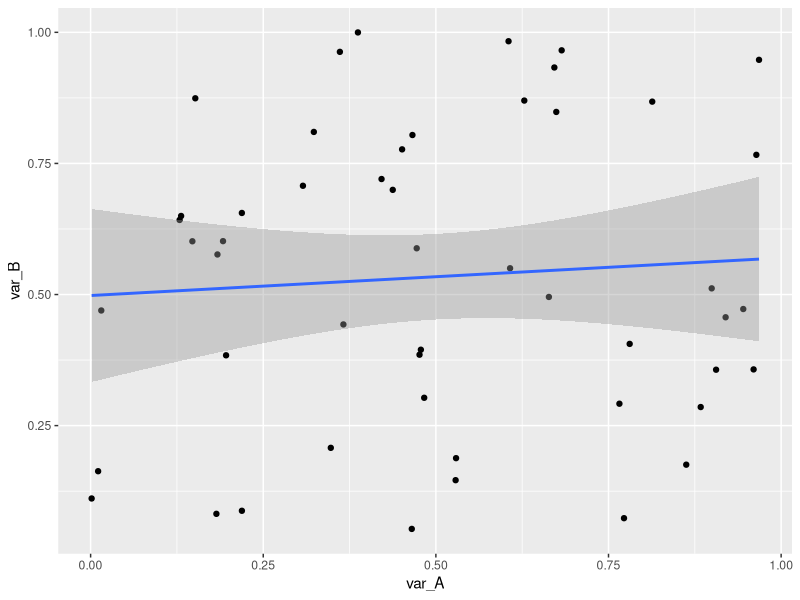
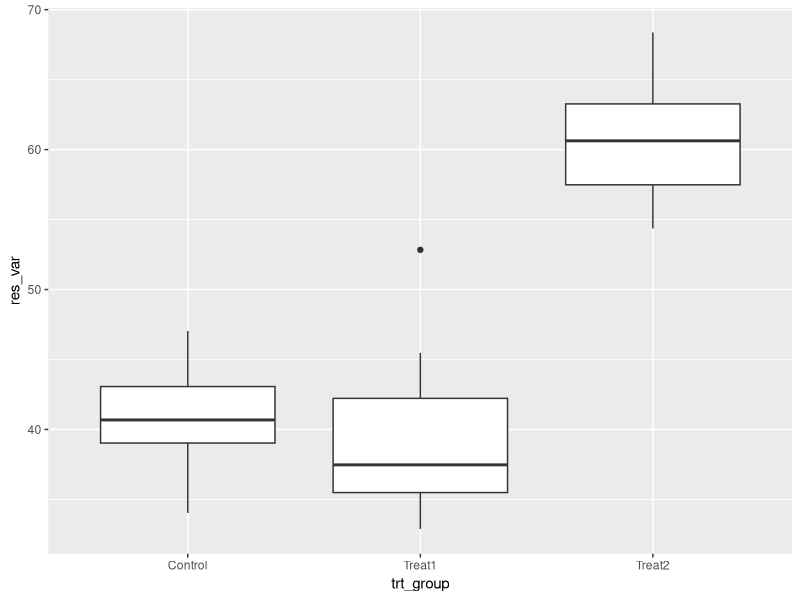
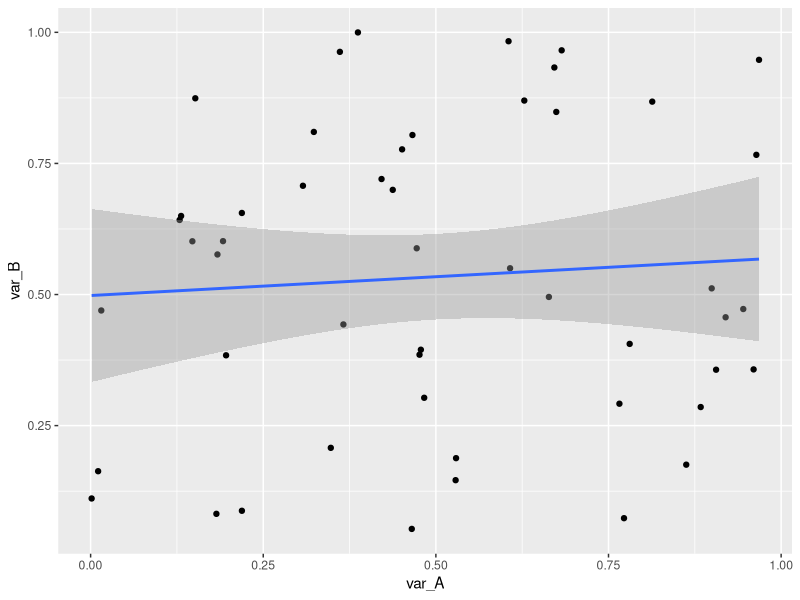
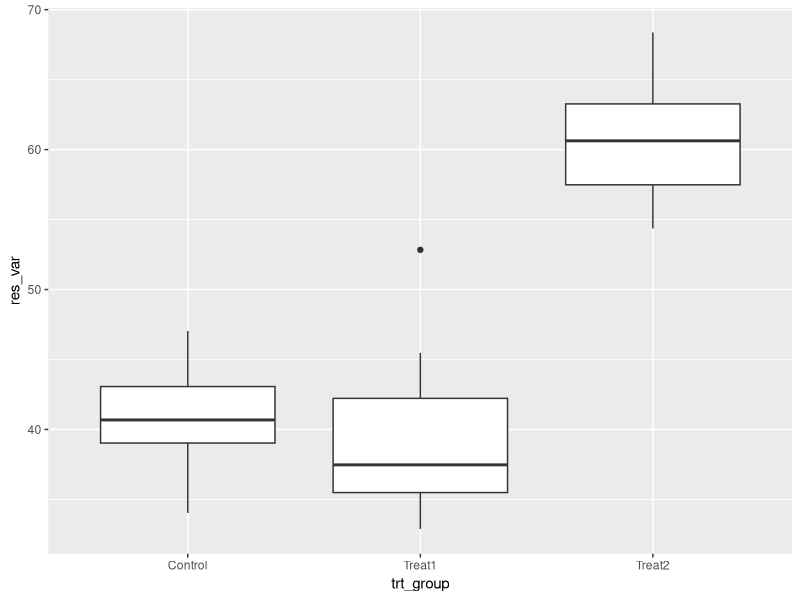

Reproduce these figures in R, in order.
# Statistical analysis in R
# 23 March 2021
# sandra Nnadi
#---------------------------------
library(tidyverse)

# dataframe construction for regression analysis
n <- 50 # number of observation (rows)
var_A <- runif(n) # random uniform (independent variable)
var_B <- runif(n) # random uniform (dependent variable)
var_C <- 5.5 + var_A*10 # a noisy linear relationship with var_A

ID <- 1:n

reg_data <- data.frame(ID,var_A,var_B,var_C)
head(reg_data)
str(reg_data)

# regression analysis in R
reg_model <- lm(var_B~var_A, data=reg_data)
print(reg_model)
str(reg_model)
head(reg_model$residuals) # contains residuals

# summary has the elements we need
summary(reg_model)

z <- unlist(summary(reg_model))

reg_stats <- list(intercept=z$coefficients1,
                  slope=z$coefficients2,
                  intercept_p=z$coefficients7,
                  slope_p=z$coefficients8, r2=z$r.squared)
print(reg_stats)
reg_stats$r2
reg_stats[[5]]
reg_stats[5] # dont use this, it is just a list item

# setting up a basic regression plot
reg_plot <- ggplot(reg_data)+
  aes(x=var_A,y=var_B)+
  geom_point()+
  stat_smooth(method = lm,se=0.99) # default se=0.95
print(reg_plot)
ggsave(filename = "RegressionPlot.pdf",
       plot = reg_plot,
       device = "pdf")


# Analysis of Variance
# data frame construction for ANOVA

n_group <- 3 # number of treatment groups
n_name <- c("Control","Treat1","Treat2") # names of groups
n_size <- c(12,17,9) # always have 10 or more replicates for sample size in each of the independent treatment
# analysis works best when you have equal number of observations inside the treatment groups
n_mean <- c(40,41,60) # mean responses
n_sd <- c(5,5,5) # standard deviation of each group

ID <- 1:sum(n_size) # creates unique ID

res_var <- c(rnorm(n=n_size[1],mean=n_mean[1],sd=n_sd[1]),
             rnorm(n=n_size[2],mean=n_mean[2],sd=n_sd[2]),
             rnorm(n=n_size[3],mean=n_mean[3],sd=n_sd[3]))

trt_group <- rep(n_name,n_size)
ano_data <- data.frame(ID,trt_group,res_var)
head(ano_data)

# analysis of variance in R
ano_model <- aov(res_var~trt_group,data = ano_data)
print(ano_model)
summary(ano_model)
z <- summary(ano_model)
print(z)
flat_out <- unlist(z)
ano_stats <- list(f_ratio <- unlist(z)[7],
                  f_pval <- unlist(z)[9])
print(ano_stats)

# basic ggplot of anova data
ano_plot <- ggplot(ano_data)+
  aes(x=trt_group,y=res_var)+
  geom_boxplot()
print(ano_plot)
ggsave(filename = "ANOVAPlot.pdf",
       plot = ano_plot,
       device = "pdf")
